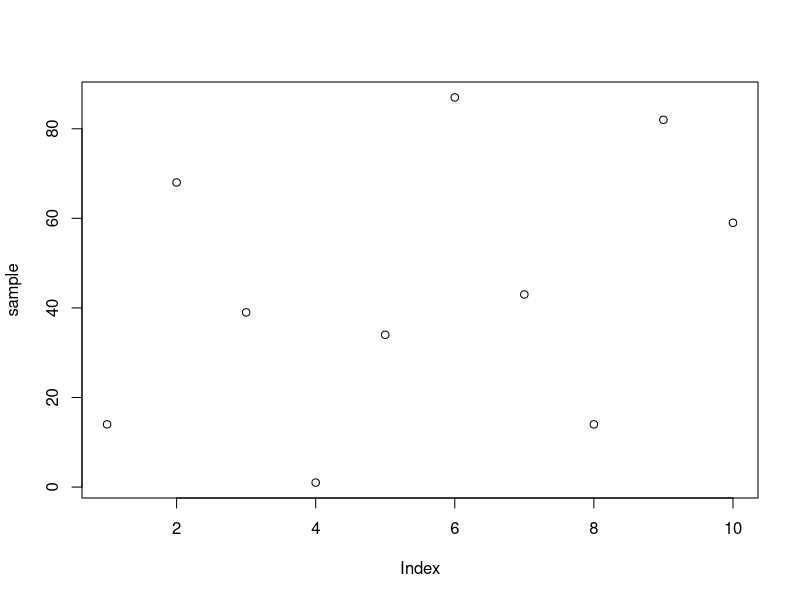
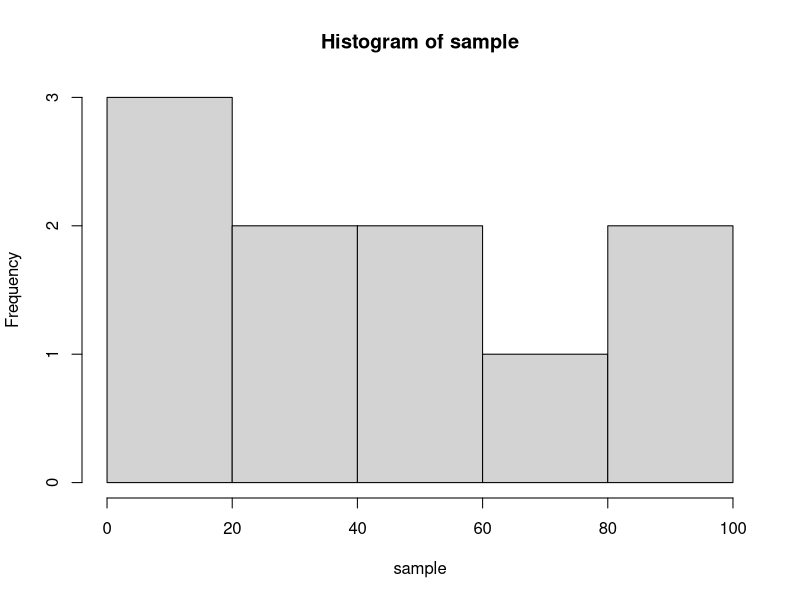
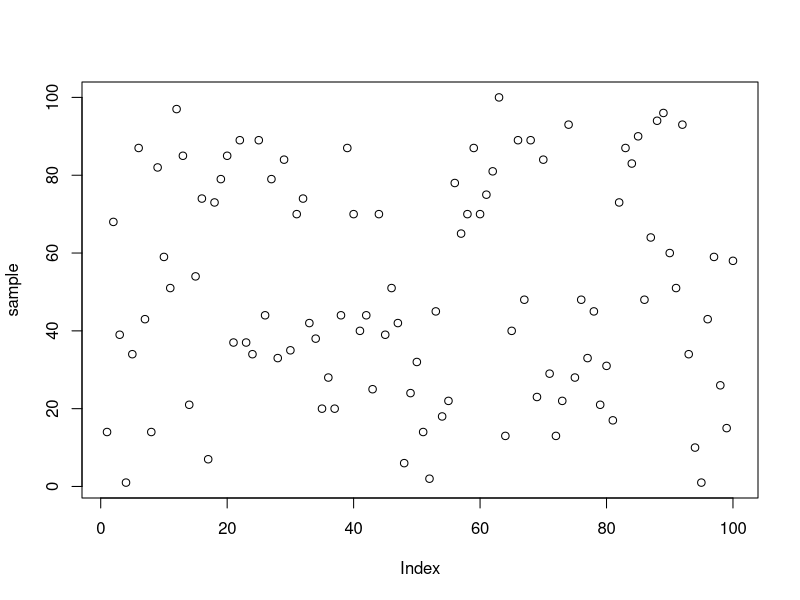
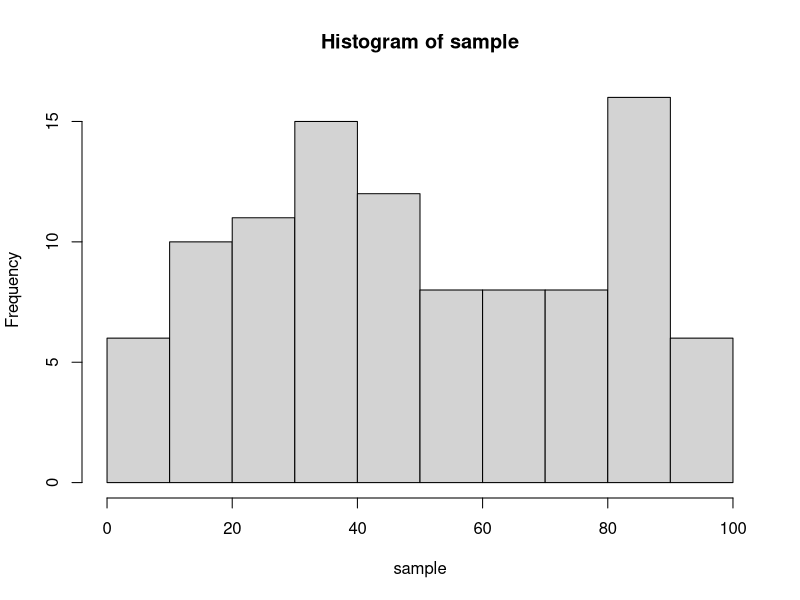
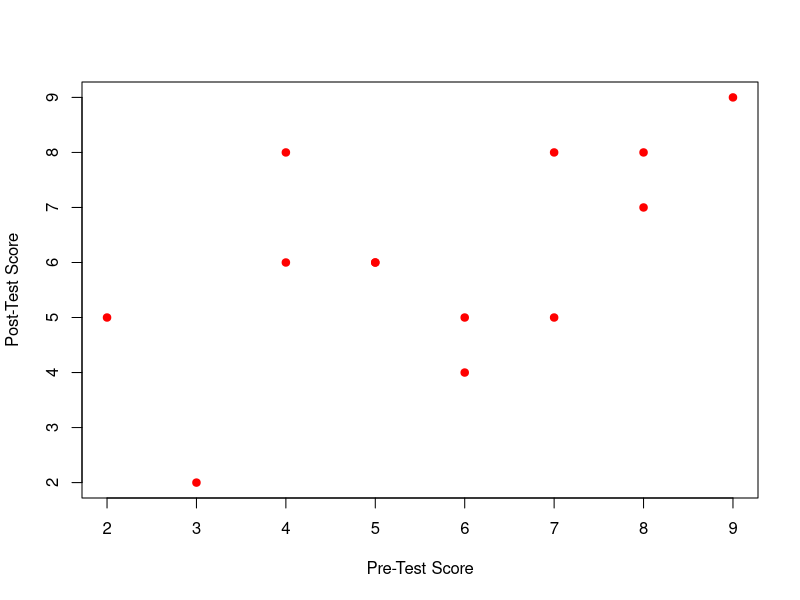

Reproduce these figures in R, in order.
## ---- chunk 1
knitr::opts_chunk$set(echo = TRUE)
## ---- chunk 2
# Create a dataframe of participants and their age

ages = data.frame(Participants = c(1, 2, 3, 4, 5, 6, 7, 8, 9, 10, 11, 12, 13, 14, 15),
                  Participant_Age = c(28, 23, 28, 30, 24, 30, 20, 25, 29, 24, 24, 24, 20, 28, 29))

ages
## ---- chunk 3
# Create a function to find the mode of a set of data
getMode = function(v) {
  uniq = unique(v)
  uniq[which.max(tabulate(match(v, uniq)))]
}
## ---- chunk 4
# Find the mean of ages in the sample
mean = mean(ages$Participant_Age)
sprintf("The mean age in this sample is: %s", mean)

# Find the median of ages in the sample
median = median(ages$Participant_Age)
sprintf("The median age in this sample is: %s", median)

# Find the mode of ages in the sample
mode = getMode(ages$Participant_Age)
sprintf("The mode age in this sample is: %s", mode)
## ---- chunk 5
# Create a sample following the parameters
# Set a seed for reproducible results
set.seed(0) 
sample = sample(1:100, 10, replace=TRUE)
sample
## ---- chunk 6
# Find the mean of the sample
mean = mean(sample)
sprintf("The mean in this sample is: %s", mean)

# Find the median of the sample
median = median(sample)
sprintf("The median in this sample is: %s", median)
## ---- chunk 7
# Compute the standard deviation of the sample
sd = sd(sample)
sprintf("The standard deviation of this sample is: %s", sd)
## ---- chunk 8
# Create a scatter plot of the sample values
plot(sample)
## ---- chunk 9
# Create a histogram of the sample values
hist(sample)
## ---- chunk 10
# Create a sample following the parameters
# Set a seed for reproducible results
set.seed(0) 
sample = sample(1:100, 100, replace=TRUE)
sample
## ---- chunk 11
# Find the mean of the sample
mean = mean(sample)
sprintf("The mean in this sample is: %s", mean)

# Find the median of the sample
median = median(sample)
sprintf("The median in this sample is: %s", median)

# Compute the standard deviation of the sample
sd = sd(sample)
sprintf("The standard deviation of this sample is: %s", sd)
## ---- chunk 12
# Create a scatter plot of the sample values
plot(sample)
## ---- chunk 13
# Create a histogram of the sample values
hist(sample)
## ---- chunk 14
# Create a dataframe of Candy_Absent group

candy_absent = data.frame(Participant = c(1, 2, 3, 4, 5, 6, 7, 8, 9, 10, 11, 12, 13, 14, 15),
                  Reaction_Time = c(501, 536, 659, 317, 530, 523, 381, 573, 535, 509, 604, 704, 370, 440, 404))

candy_absent
## ---- chunk 15
# Create a dataframe of Candy_Present group

candy_present = data.frame(Participant = c(16, 17, 18, 19, 20, 21, 22, 23, 24, 25, 26, 27, 28, 29, 30),
                  Reaction_Time = c(690, 691, 510, 586, 675, 470,  533, 693, 440, 614, 475, 374, 500, 478, 664))

candy_present
## ---- chunk 16
# Find the mean of reaction times in the Candy Absent group
mean = mean(candy_absent$Reaction_Time)
sprintf("The mean reaction time in the Candy-Absent group is: %s", mean)

# Find the median of reaction time in the Candy Absent group
median = median(candy_absent$Reaction_Time)
sprintf("The median reaction time in the Candy-Absent group: %s", median)

# Find the mean of reaction times in the Candy Present group
mean = mean(candy_present$Reaction_Time)
sprintf("The mean reaction time in the Candy-Present group is: %s", mean)

# Find the median of reaction time in the Candy Present group
median = median(candy_present$Reaction_Time)
sprintf("The median reaction time in the Candy-Present group: %s", median)
## ---- chunk 17
# Find the index of the max reaction time in the Candy Absent group
max_time = which.max(candy_absent$Reaction_Time)

# Create a copy of the candy_absent data frame and change the value of the highest score 
candy_absent_copy = cbind(candy_absent)
candy_absent_copy = replace(candy_absent_copy$Reaction_Time, candy_absent_copy$Participant == max_time, (candy_absent_copy$Reaction_Time[candy_absent_copy$Participant == max_time]*10))

# Find the mean of reaction times in the altered Candy Absent group
mean = mean(candy_absent_copy)
sprintf("The mean reaction time in the altered Candy-Absent group is: %s", mean)

# Find the median of reaction time in the altered Candy Absent group
median = median(candy_absent_copy)
sprintf("The median reaction time in the altered Candy-Absent group: %s", median)
## ---- chunk 18
# Find the index of the max reaction time in the Candy Present group
max_time = which.max(candy_present$Reaction_Time)
max_time = candy_present$Participant[[max_time]]

# Create a copy of the candy_present data frame and change the value of the highest score 
candy_present_copy = cbind(candy_present)
candy_present_copy = replace(candy_present_copy$Reaction_Time, candy_present_copy$Participant == max_time, (candy_present_copy$Reaction_Time[candy_present_copy$Participant == max_time]*0.1))

# Find the mean of reaction times in the altered Candy Present group
mean = mean(candy_present_copy)
sprintf("The mean reaction time in the altered Candy-Present group is: %s", mean)

# Find the median of reaction time in the altered Candy Present group
median = median(candy_present_copy)
sprintf("The median reaction time in the altered Candy-Present group: %s", median)
## ---- chunk 19
# Create a dataframe of scores

scores = data.frame(Participant = c(1, 2, 3, 4, 5, 6, 7, 8, 9, 10, 11, 12, 13),
                  Pre_Test = c(4, 5, 6, 7, 4, 7, 5, 9, 6, 8, 2, 8, 3),
                  Post_Test = c(6, 6, 5, 8, 8, 5, 6, 9, 4, 8, 5, 7, 2))

scores
## ---- chunk 20
# Plot Pre-Test & Post-Test 
plot(scores$Pre_Test, scores$Post_Test, pch=19, col="red", xlab = "Pre-Test Score", ylab = "Post-Test Score")
## ---- chunk 21
# Find the correlation between participants’ pre- and post-test scores
corr = cor(scores$Pre_Test, scores$Post_Test)
sprintf("The correlation between participants' pre- and post-test scores is: %s", corr)
